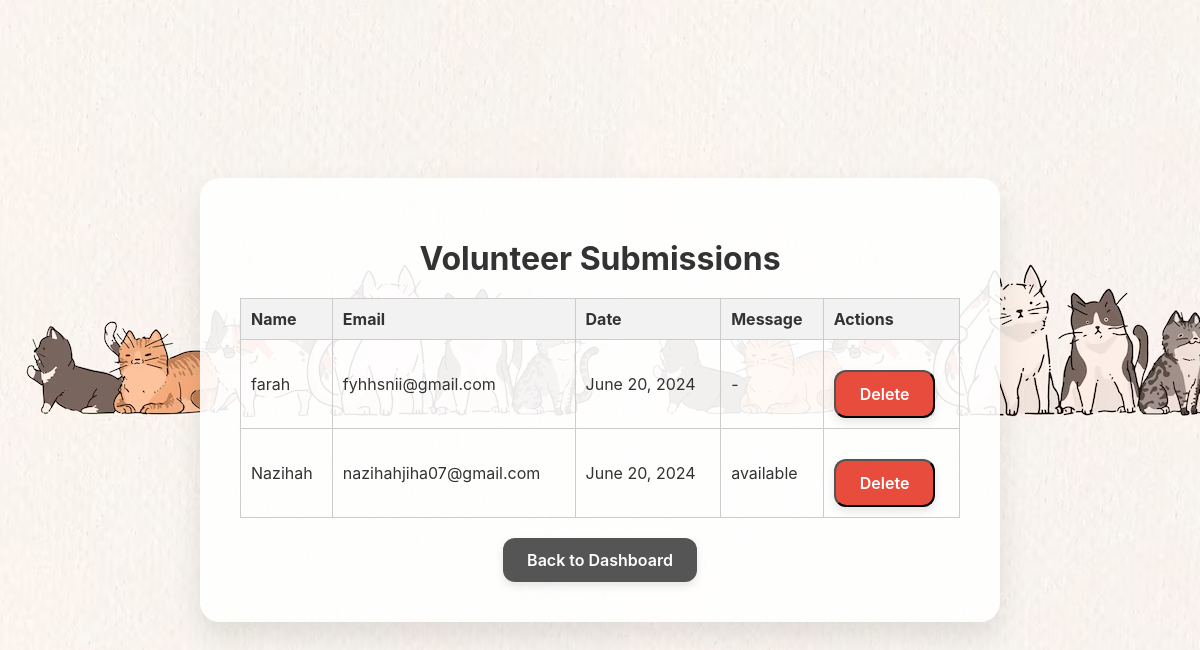
Page /myPage/volunteersubmit/ on the earlier database version.
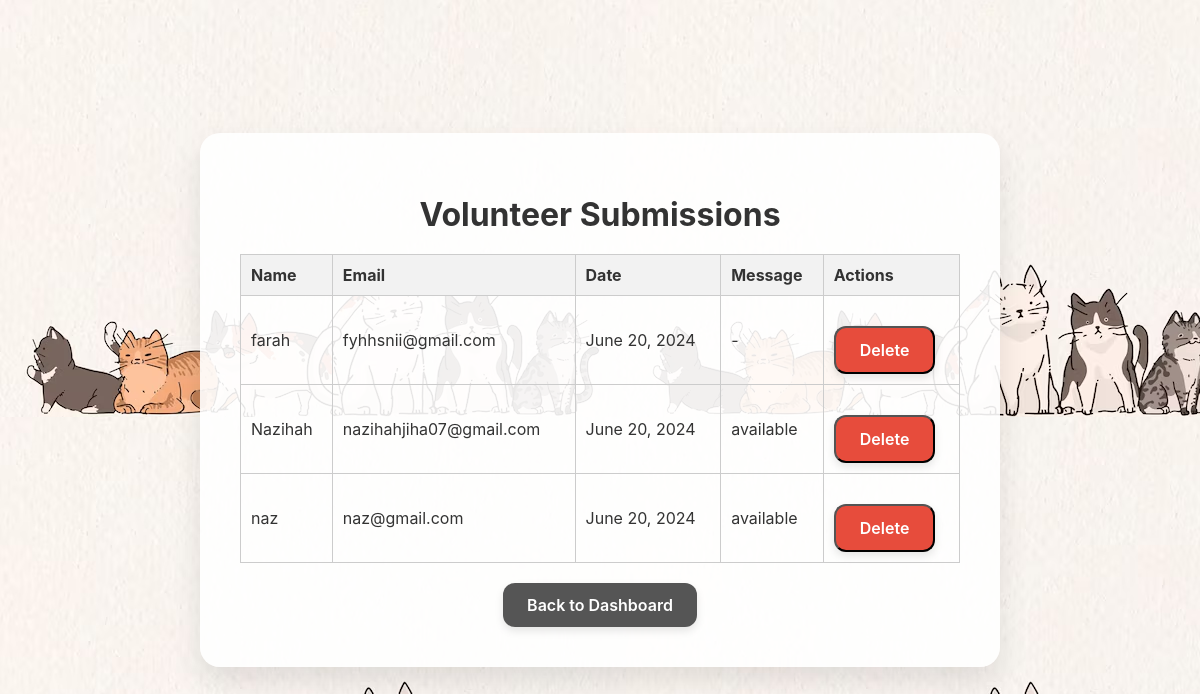
Same page on the later database version.
### catshelter/models.py (models this page shows, shortened)
class VolunteerApplication(models.Model):
    name = models.CharField(max_length=100)
    email = models.EmailField()
    volunteer_date = models.ForeignKey(VolunteerDate, on_delete=models.CASCADE)
    message = models.TextField()

class VolunteerDate(models.Model):
    date = models.DateField()
    description = models.CharField(max_length=255)

### catshelter/views.py (the view)
# urls.py: path('volunteersubmit/', views.volunteersubmit, name='volunteersubmit'),
def volunteersubmit(request):
    applications = VolunteerApplication.objects.all()
    return render(request, 'volunteersubmit.html', {'applications': applications})

### catshelter/templates/volunteersubmit.html (shortened to what this page needs)
{% load static %}
<!DOCTYPE html>
<html lang="en">
<head>
</head>
<body>
    <div class="container">
        <h1>Volunteer Submissions</h1>
        <table>
            <thead>
                <tr>
                    <th>Name</th>
                    <th>Email</th>
                    <th>Date</th>
                    <th>Message</th>
                    <th>Actions</th>
                </tr>
            </thead>
            <tbody>
                {% for application in applications %}
                <tr>
                    <td>{{ application.name }}</td>
                    <td>{{ application.email }}</td>
                    <td>{{ application.volunteer_date.date }}</td>
                    <td>{{ application.message }}</td>
                    <td>
                        <form method="post" action="{% url 'delete_submission' application.id %}" style="display:inline;" onsubmit="confirmDelete(event);">
                            <button type="submit" class="delete-button">Delete</button>
                        </form>
                    </td>
                </tr>
                {% endfor %}
            </tbody>
        </table>
        <a href="{% url 'admin_dashboard' %}" class="button-link">Back to Dashboard</a>
    </div>
</body>
</html>

Differences in the rows shown:
added VolunteerApplication: name "naz", email "naz@gmail.com", volunteer_date "June 20, 2024", message "available"
